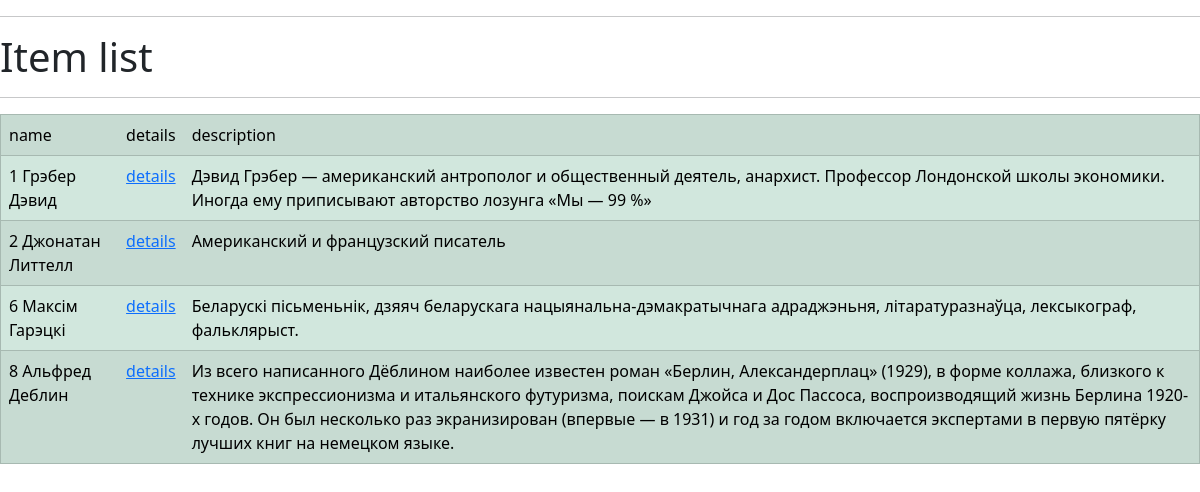
Before: /ref/auth/list/ with the older database file.
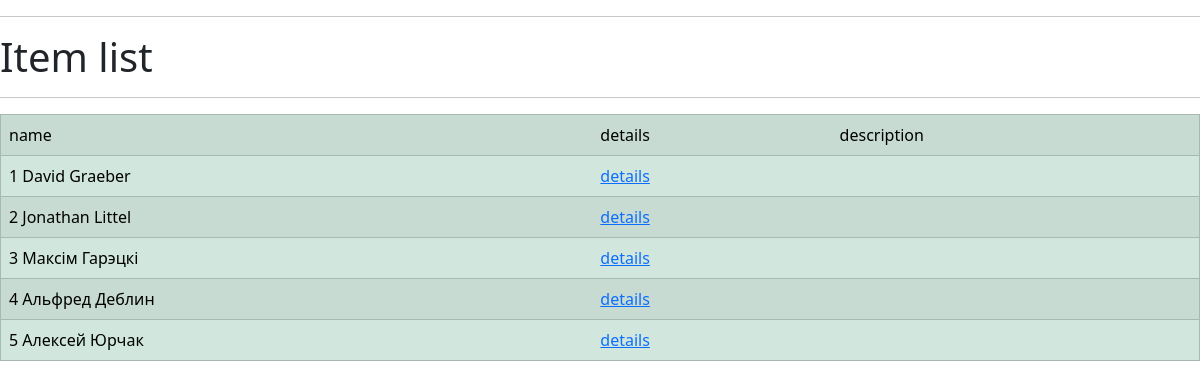
After: the same page with the newer database file.
### reference/models.py (models this page shows, shortened)
class Author(models.Model):
    import datetime
    first_name = models.CharField(max_length=50)
    last_name = models.CharField(max_length=50)
    birth_date = models.DateField(blank=False, default=datetime.date(1, 1, 1))
    death_date = models.DateField(blank=True,null=True)
    country_of_birth = models.CharField(max_length=50)
    description = models.TextField(blank=True, null=True)
    def __str__(self) -> str:
        return self.first_name+' '+self.last_name
    def get_absolute_url(self):
      return "%i/" % self.id

### reference/views.py (the view)
# urls.py: path('auth/list/', views.AuthorList.as_view()),
class AuthorList(ListView):
    template_name = "reference/item_list.html"
    model = models.Author

### reference/templates/reference/item_list.html (shortened to what this page needs)
{% extends 'reference/base.html' %}
{% block  body %}
<hr>
    <h1> Item list </h1>
<hr>
    <table class="table table-success table-striped" border="1">
        <tr>
            <td> name</td>
            <td> details </td>
            <td> description </td>
        </tr>
        {% for obj in object_list %}
        <tr><td> {{obj.id}} {{obj}} </td>
            <td> <a href="{{ obj.get_absolute_url }}"> details </a>  </td>
            <td> {{obj.description}} </td>
        </tr>
        {% endfor %}
    </table>
    {% endblock body %}

### reference/templates/reference/base.html (shortened to what this page needs)
{% load static %}
<!DOCTYPE html>
<html lang="en">
<head>
    <link href="{% static '/css/bootstrap.min.css' %}" rel="stylesheet">
</head>
<body>
    {% block body %}{% endblock body %}
</body>
</html>

Changed rows visible on the page:
removed Author: id "6", first_name+last_name "Максім Гарэцкі", description "Беларускі пісьменьнік, дзяяч беларускага нацыянальна-дэмакратычнага адраджэньня, літаратуразнаўца, лексыкограф, фальклярыст."
removed Author: id "8", first_name+last_name "Альфред Деблин", description "Из всего написанного Дёблином наиболее известен роман «Берлин, Александерплац» (1929), в форме коллажа, близкого к технике экспрессионизма и итальянского футуризма, поискам Джойса и Дос Пассоса, воспроизводящий жизнь Берлина 1920-х годов. Он был несколько раз экранизирован (впервые — в 1931) и год за годом включается экспертами в первую пятёрку лучших книг на немецком языке."
changed Author id 1: first_name+last_name "Грэбер Дэвид" → "David Graeber"; description "Дэвид Грэбер — американский антрополог и общественный деятель, анархист. Профессор Лондонской школы экономики. Иногда ему приписывают авторство лозунга «Мы — 99 %»" → (not shown)
changed Author id 2: first_name+last_name "Джонатан Литтелл" → "Jonathan Littel"; description "Американский и французский писатель" → (not shown)
added Author: id "3", first_name+last_name "Максім Гарэцкі"
added Author: id "4", first_name+last_name "Альфред Деблин"
added Author: id "5", first_name+last_name "Алексей Юрчак"
